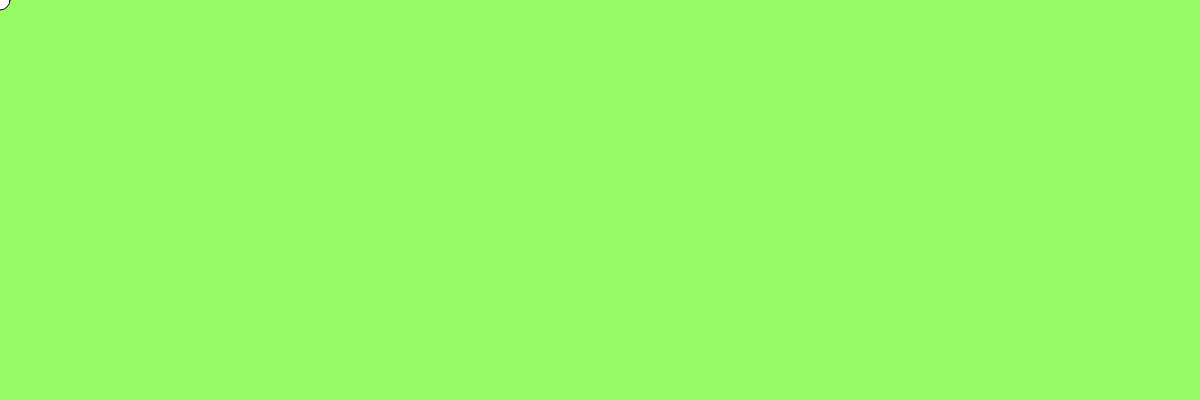
Frame 1 (no input)
Frame 60 (no input): identical to frame 1, image omitted
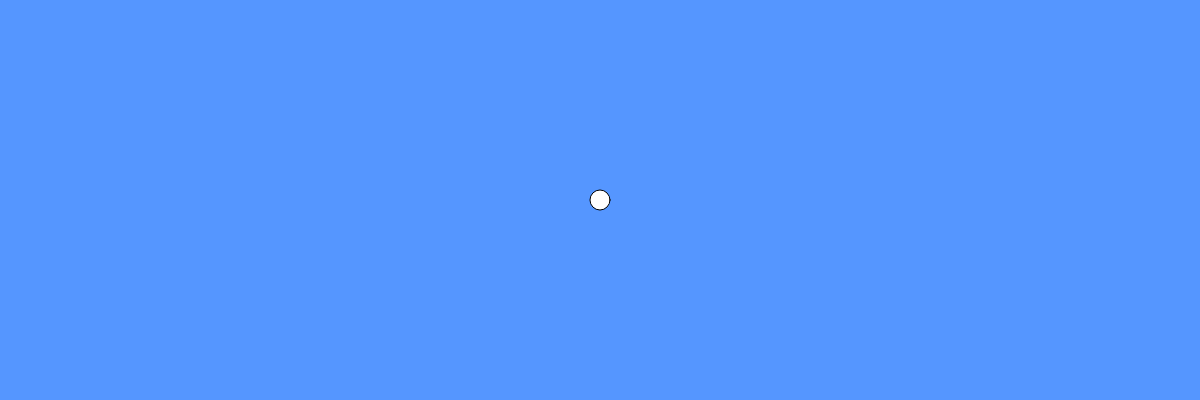
Frame 120 (the mouse pressed at the canvas centre since frame 60)

The p5.js sketch that drew these frames (run headless with seeded random() and noise() and a simulated clock; from frame 60 on, the mouse is pressed at the canvas centre):

// p5.js sketch
// ── sketch.js

var r = 0;
var g = 50;
var b=255;

// INITIALIZE ALL YOUR VARIABLES
// Ideally you would create 3 variables. red blue green or r, g, b


function setup(){

  createCanvas(1200,400);
}


function draw(){

  // change the value of Red based on the mouse movement about the X axis
  // change the value of Green based on the mouse movement about the X axis
  // change the value of Blue based on the mouse movement about the X axis
r = map(mouseX,0,1200,150,20);
  // Use the map() function to do so. 
  g = map(mouseX,0,1200,250,50);
  b = map(mouseX,0,1200,100,900);
background(r,g,b);
fill("white");
  // Pass the values to the background() function you have learnt previously.
ellipse(mouseX,mouseY,20,20);

  // Create an ellipse that will move around with you mouse about the X axis.
  // Remember to fill the canvas with white paint before creating the ellipse.
}
